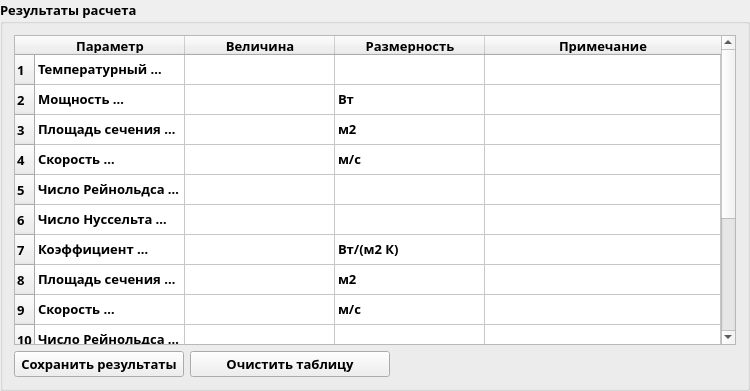
     <widget class="QGroupBox" name="groupBox_4">
      <property name="minimumSize">
       <size>
        <width>750</width>
        <height>380</height>
       </size>
      </property>
      <property name="font">
       <font>
        <family>Segoe UI Semibold</family>
        <pointsize>10</pointsize>
        <bold>true</bold>
       </font>
      </property>
      <property name="title">
       <string>Результаты расчета</string>
      </property>
      <layout class="QFormLayout" name="formLayout">
       <item row="0" column="0" colspan="2">
        <widget class="QTableWidget" name="Table">
         <property name="minimumSize">
          <size>
           <width>0</width>
           <height>310</height>
          </size>
         </property>
         <attribute name="horizontalHeaderDefaultSectionSize">
          <number>150</number>
         </attribute>
         <attribute name="horizontalHeaderShowSortIndicator" stdset="0">
          <bool>true</bool>
         </attribute>
         <attribute name="horizontalHeaderStretchLastSection">
          <bool>true</bool>
         </attribute>
         <row>
          <property name="text">
           <string>1</string>
          </property>
         </row>
         <row>
          <property name="text">
           <string>2</string>
          </property>
         </row>
         <row>
          <property name="text">
           <string>3</string>
          </property>
         </row>
         <row>
          <property name="text">
           <string>4</string>
          </property>
         </row>
         <row>
          <property name="text">
           <string>5</string>
          </property>
         </row>
         <row>
          <property name="text">
           <string>6</string>
          </property>
         </row>
         <row>
          <property name="text">
           <string>7</string>
          </property>
         </row>
         <row>
          <property name="text">
           <string>8</string>
          </property>
         </row>
         <row>
          <property name="text">
           <string>9</string>
          </property>
         </row>
         <row>
          <property name="text">
           <string>10</string>
          </property>
         </row>
         <row>
          <property name="text">
           <string>11</string>
          </property>
         </row>
         <row>
          <property name="text">
           <string>12</string>
          </property>
         </row>
         <row>
          <property name="text">
           <string>13</string>
          </property>
         </row>
         <row>
          <property name="text">
           <string>14</string>
          </property>
         </row>
         <row>
          <property name="text">
           <string>15</string>
          </property>
         </row>
         <column>
          <property name="text">
           <string>Параметр</string>
          </property>
          <property name="font">
           <font>
            <pointsize>10</pointsize>
            <bold>true</bold>
           </font>
          </property>
         </column>
         <column>
          <property name="text">
           <string>Величина</string>
          </property>
          <property name="font">
           <font>
            <pointsize>10</pointsize>
            <bold>true</bold>
           </font>
          </property>
         </column>
         <column>
          <property name="text">
           <string>Размерность</string>
          </property>
          <property name="font">
           <font>
            <pointsize>10</pointsize>
            <bold>true</bold>
           </font>
          </property>
         </column>
         <column>
          <property name="text">
           <string>Примечание</string>
          </property>
          <property name="font">
           <font>
            <pointsize>10</pointsize>
            <bold>true</bold>
           </font>
          </property>
         </column>
         <item row="0" column="0">
          <property name="text">
           <string>Температурный напор</string>
          </property>
         </item>
         <item row="0" column="2">
          <property name="text">
           <string/>
          </property>
         </item>
         <item row="1" column="0">
          <property name="text">
           <string>Мощность теплопередачи</string>
          </property>
         </item>
         <item row="1" column="2">
          <property name="text">
           <string>Вт</string>
          </property>
         </item>
         <item row="2" column="0">
          <property name="text">
           <string>Площадь сечения малой трубы</string>
          </property>
         </item>
         <item row="2" column="2">
          <property name="text">
           <string>м2</string>
          </property>
         </item>
         <item row="3" column="0">
          <property name="text">
           <string>Скорость охлаждаемого потока</string>
          </property>
         </item>
         <item row="3" column="2">
          <property name="text">
           <string>м/с</string>
          </property>
         </item>
         <item row="4" column="0">
          <property name="text">
           <string>Число Рейнольдса охлаждаемого потока</string>
          </property>
         </item>
         <item row="5" column="0">
          <property name="text">
           <string>Число Нуссельта охлаждаемого потока</string>
          </property>
         </item>
         <item row="6" column="0">
          <property name="text">
           <string>Коэффициент теплоотдачи</string>
          </property>
         </item>
         <item row="6" column="2">
          <property name="text">
           <string>Вт/(м2 К)</string>
          </property>
         </item>
         <item row="7" column="0">
          <property name="text">
           <string>Площадь сечения для охлаждающего потока</string>
          </property>
         </item>
         <item row="7" column="2">
          <property name="text">
           <string>м2</string>
          </property>
         </item>
         <item row="8" column="0">
          <property name="text">
           <string>Скорость охлаждающего потока</string>
          </property>
         </item>
         <item row="8" column="2">
          <property name="text">
           <string>м/с</string>
          </property>
         </item>
         <item row="9" column="0">
          <property name="text">
           <string>Число Рейнольдса охлаждающего потока</string>
          </property>
         </item>
         <item row="10" column="0">
          <property name="text">
           <string>Число Нуссельта охлаждающего потока</string>
          </property>
         </item>
         <item row="10" column="2">
          <property name="text">
           <string/>
          </property>
         </item>
         <item row="11" column="0">
          <property name="text">
           <string>Коэффициент теплоотдачи</string>
          </property>
         </item>
         <item row="11" column="2">
          <property name="text">
           <string>Вт/(м2 К)</string>
          </property>
         </item>
         <item row="12" column="0">
          <property name="text">
           <string>Коэффициент теплопередачи</string>
          </property>
         </item>
         <item row="12" column="2">
          <property name="text">
           <string>Вт/(м2 К)</string>
          </property>
         </item>
         <item row="13" column="0">
          <property name="text">
           <string>Площадь поверхности теплообмена</string>
          </property>
         </item>
         <item row="13" column="2">
          <property name="text">
           <string>м2</string>
          </property>
         </item>
         <item row="14" column="0">
          <property name="text">
           <string>Длина трубы </string>
          </property>
         </item>
         <item row="14" column="2">
          <property name="text">
           <string>м</string>
          </property>
         </item>
        </widget>
       </item>
       <item row="1" column="0">
        <widget class="QPushButton" name="Button_save_exel">
         <property name="sizePolicy">
          <sizepolicy hsizetype="Maximum" vsizetype="Fixed">
           <horstretch>0</horstretch>
           <verstretch>0</verstretch>
          </sizepolicy>
         </property>
         <property name="minimumSize">
          <size>
           <width>170</width>
           <height>25</height>
          </size>
         </property>
         <property name="maximumSize">
          <size>
           <width>200</width>
           <height>16777215</height>
          </size>
         </property>
         <property name="text">
          <string>Сохранить результаты</string>
         </property>
        </widget>
       </item>
       <item row="1" column="1">
        <widget class="QPushButton" name="Button_clear_table">
         <property name="minimumSize">
          <size>
           <width>170</width>
           <height>25</height>
          </size>
         </property>
         <property name="maximumSize">
          <size>
           <width>200</width>
           <height>16777215</height>
          </size>
         </property>
         <property name="text">
          <string>Очистить таблицу</string>
         </property>
        </widget>
       </item>
      </layout>
     </widget>
